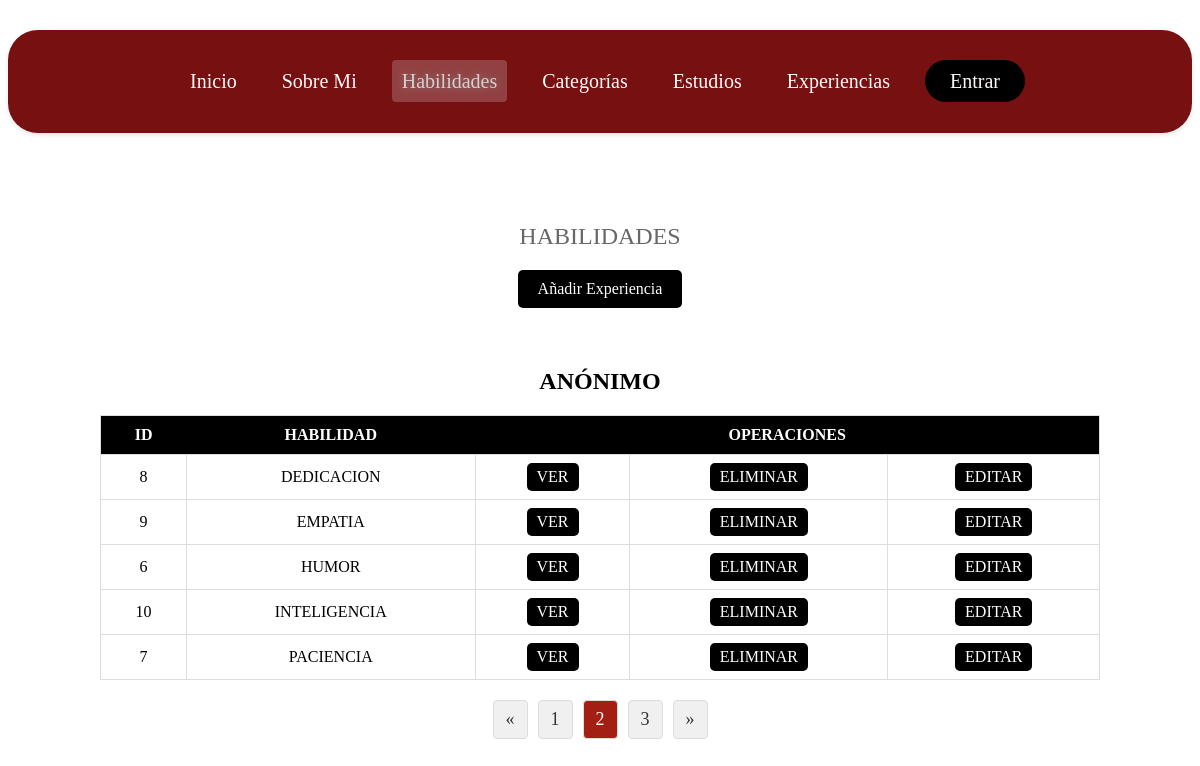
The app's page /habilidades/?page=2 with its own data.
### appportfolio/models.py (models this page shows, shortened)
class Habilidad(
    models.Model):  # MODELS.MODEL es como el extend, solo que aquí no se pone extende, es como el extend thread, para saber que es un modelo
    id = models.AutoField(primary_key=True)  # le indico la pk
    habilidad = models.CharField("Nombre de Habilidad", max_length=25, null=True,
                                 blank=True)  # CharField = varchar, "Nombre " es la label/etiqueta, null true es que puede ser nulo, ni coma ni ;. nulo es nada y blanco es espacio
    nivel = models.IntegerField("Nivel", null=True, blank=True)  # un ejemplo de una columna (nivel del 1-10)
    descripcion = models.TextField("Descripcion", null=True, blank=True)
    class Meta:  # Dentro de la clase hay otra clase, clases anidadas. su efecto es configurar a la otra clase "Habilidad"
        verbose_name = "Habilidad"  # verbouse: nombre detallado, es el nombre de la tabla
        verbose_name_plural = "Habilidades"  # nombre externo de la tabla, el nombre de verdad, si no lo pongo el nombre le añade una s: camions
        ordering = ['habilidad']  # ordenar por el campo habilidad

### appportfolio/views.py (the view)
# urls.py: re_path('habilidades/',views.habilidades,name='habilidades'),
def habilidades(request):
    print("hola estoy en Habilidades")
    lista_habilidades = Habilidad.objects.all()
    page = request.GET.get('page')
    paginator = Paginator(lista_habilidades, 5)
    if page == None:
        print(" page recibe fuera de get o post NONE=" + str(page))
        page = paginator.num_pages
        request.session[
            "pagina"] = page
    else:
        print(" page recibe esle del none de geo o post=" + str(page))
        request.session["pagina"] = page
    if request.method == 'GET':
        pagina = request.session["pagina"]
        print(" page recibe en GET=" + str(pagina))
    if request.method == 'POST':
        pagina = request.session["pagina"]
        print(" page recibe en POST=" + str(pagina))
    if "pagina" in request.session:
        page = request.session["pagina"]
        print(" page recibe de sesion=" + str(page))
    try:
        lista_habilidades = paginator.get_page(page)
    except PageNotAnInteger:
        lista_habilidades = paginator.page(1)
    except EmptyPage:
        lista_habilidades = paginator.page(paginator.num_pages)
    context={'lista_habilidades':lista_habilidades}
    return render(request, 'habilidades.html', context=context)

### templates/habilidades.html (shortened to what this page needs)
{% extends "base.html" %}
{% load static %}
{% block head %}
    <link rel="stylesheet" href="{% static 'css/experiencias.css' %}">
 {% endblock %}
 {% block content %}
 <br><br><br><br>
  <center>
  <font color="#686868" size="5" face="Garamond">HABILIDADES</font>
   <br>
  </center>
<center>
     <a  href="{% url 'home' %}" class='añadir'>Añadir Experiencia</a>
 {% if not request.user.is_authenticated %}
    <h2>ANÓNIMO</h2>
 {% endif %}
</center>
<font size="3">
<table class="tabla">
	<thead>
        <tr>
			<th class="encabezado">ID</th>
			<th class="encabezado">HABILIDAD</th>
			<th colspan="3" class="encabezado">OPERACIONES</th>
        </tr>
    </thead>
    <tbody>
    {% for r in lista_habilidades %}
       <tr>
            <td> {{ r.id }} </td>
            <td> {{ r.habilidad|upper }} </td>
        <form action="" method="post">
        <td><a class='btn-operaciones' href="{% url 'ver_habilidad' id=r.id %}">VER</a></td>
        <td><a class='btn-operaciones'  href="{% url 'eliminar_habilidad' pkHab=r.id %}">ELIMINAR</a></td>
        <td><a class='btn-operaciones' href="{% url 'home' %}">EDITAR</a></td>
        </form>
      </tr>
    {% endfor %}
     </tbody>
    </table>
</font>
{% if lista_habilidades.has_other_pages %}
<font size="4">
  <ul class="paginacion">
    {% if lista_habilidades.has_previous %}
      <li><a href="?page={{ lista_habilidades.previous_page_number }}">&laquo;</a></li>
    {% else %}
      <li class="disabled"><span>&laquo;</span></li>
    {% endif %}
    {% for i in lista_habilidades.paginator.page_range %}
      {% if lista_habilidades.number == i %}
          <li class="active"><a href="#">{{ i }}</a></li>
      {% else %}
        <li><a href="?page={{ i }}">{{ i }}</a></li>
      {% endif %}
    {% endfor %}
    {% if lista_habilidades.has_next %}
      <li><a href="?page={{ lista_habilidades.next_page_number }}">&raquo;</a></li>
    {% else %}
      <li class="disabled"><span>&raquo;</span></li>
    {% endif %}
  </ul>
</font>
{% endif %}
{% endblock content %}

### static/css/styles.css (style rules this page uses)
.tabla { max-width: 1000px; margin: 20px auto; border-collapse: collapse; width: 100%; border: 1px solid #ddd; }
.encabezado { background-color: #000000; color: #fff; padding: 10px; text-align: center; }
td { border: 1px solid #ddd; padding: 8px; text-align: center; }
td .btn-operaciones { display: inline-block; }
.btn-operaciones { background-color: #000000; color: white; padding: 5px 10px; border-radius: 5px; text-decoration: none; transition: background-color 0.3s; }
.paginacion { list-style: none; padding: 0; display: flex; justify-content: center; margin-top: 20px; }
.paginacion li { margin: 0 5px; }
.paginacion a { display: block; padding: 8px 12px; background-color: #f0f0f0; border: 1px solid #ddd; border-radius: 4px; text-decoration: none; color: #333; }
.paginacion .active a { background-color: #a41f13; color: white; pointer-events: none; }

### static/css/experiencias.css (style rules this page uses)
a.añadir { display: inline-block; margin-top: 20px; margin-bottom: 40px; padding: 10px 20px; background-color: #000000; color: white; border-radius: 5px; text-decoration: none; font-size: 16px; transition: background-color 0.3s; }

### records on screen
Habilidad: id "8", habilidad "DEDICACION"
Habilidad: id "9", habilidad "EMPATIA"
Habilidad: id "6", habilidad "HUMOR"
Habilidad: id "10", habilidad "INTELIGENCIA"
Habilidad: id "7", habilidad "PACIENCIA"

### other values on screen
{{ i }} "1" "3"
{{ i }} "2"
